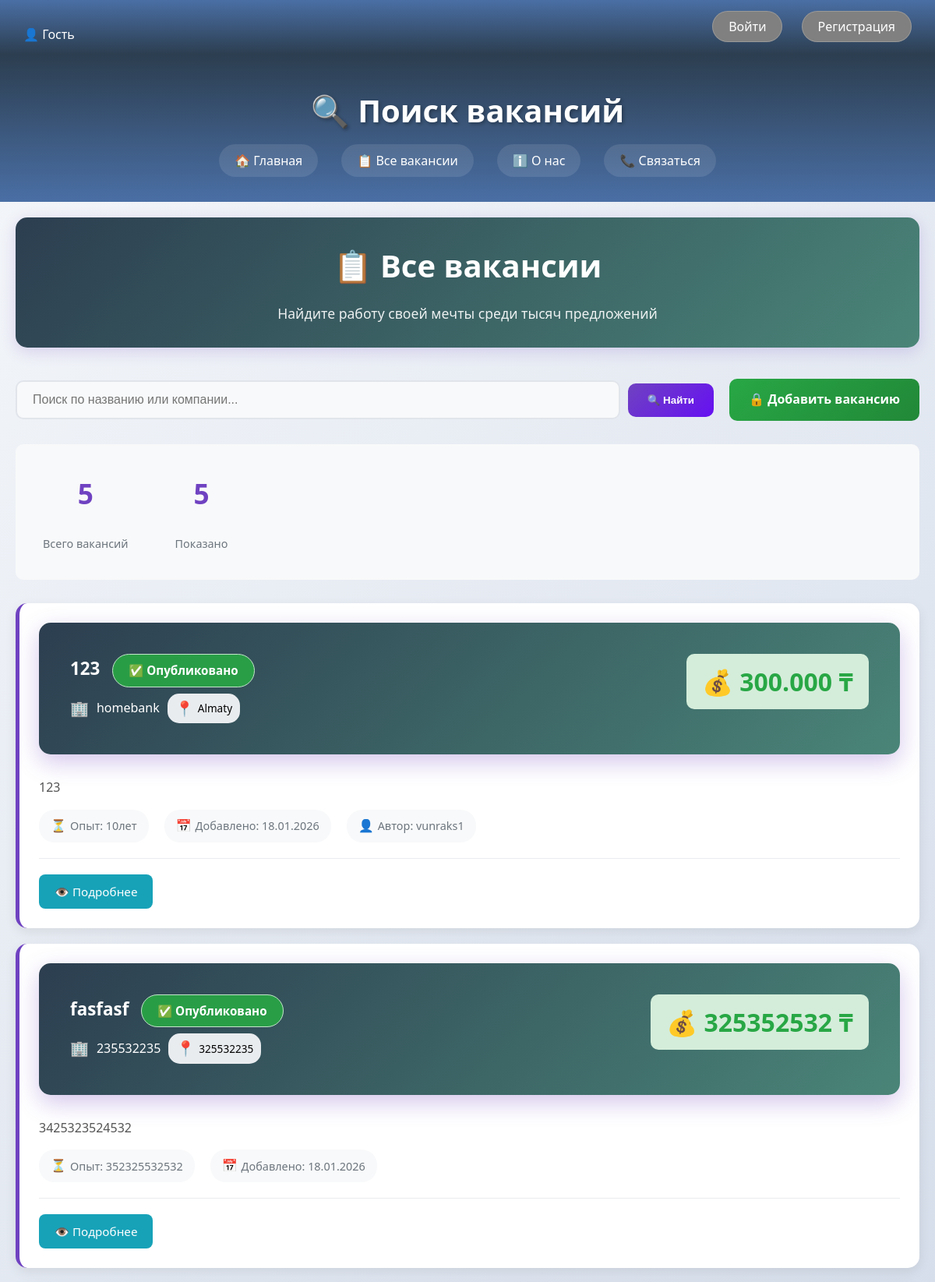
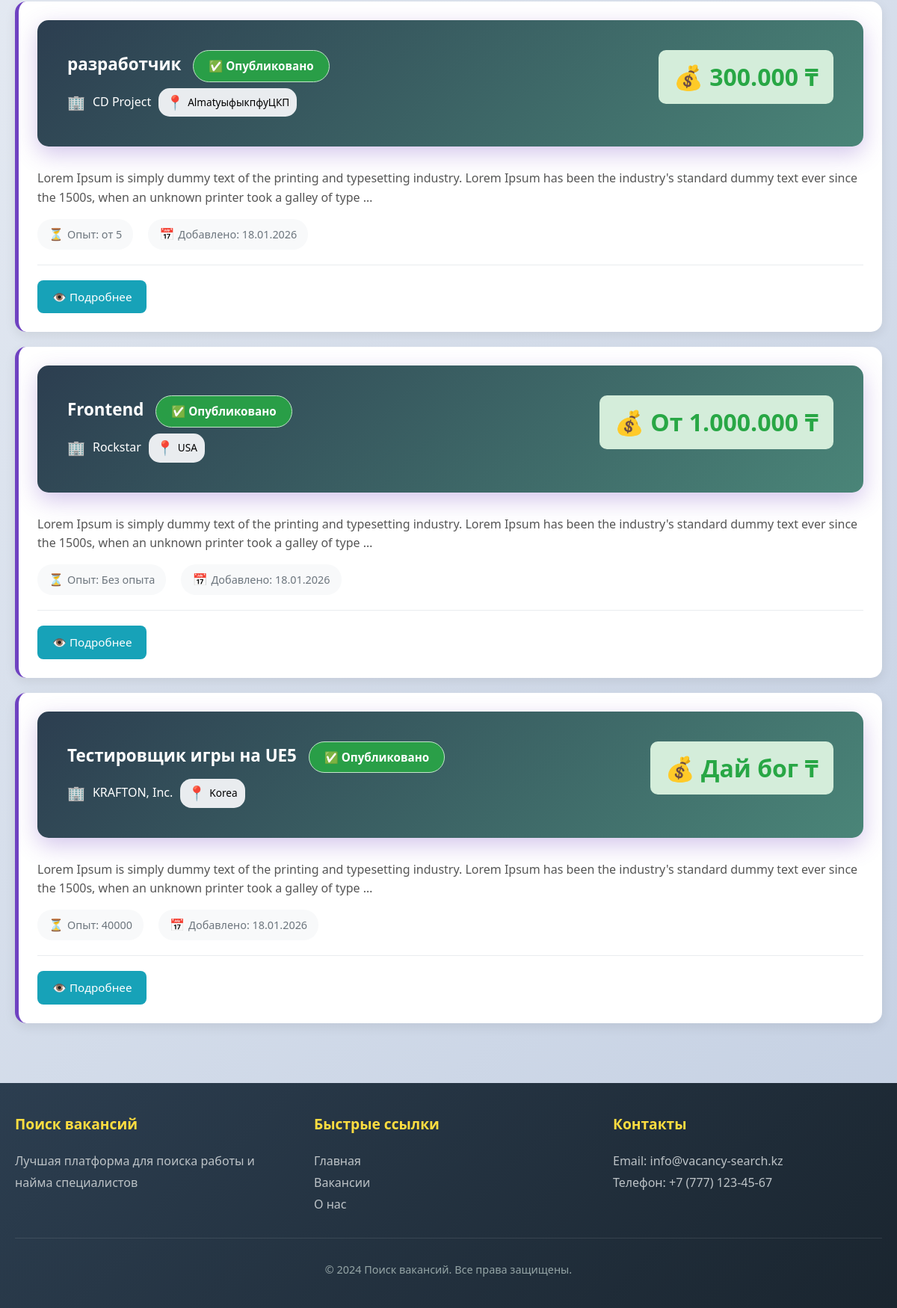
Page /vacancies/ on the committed database (2 pictures, top to bottom).
### blog/models.py (models this page shows, shortened)
class Vacancy(models.Model):
    STATUS_CHOICES = [
        ('moderation', 'На модерации'),
        ('published', 'Опубликовано'),
        ('rejected', 'Отклонено'),
    ]
    author = models.ForeignKey(
        User,
        on_delete=models.CASCADE,
        verbose_name="Автор",
        related_name='vacancies',
        null=True,
        blank=True
    )
    title = models.CharField(max_length=255, verbose_name="Название")
    description = models.TextField(verbose_name="Описание")
    company = models.CharField(max_length=255, verbose_name="Компания")
    location = models.CharField(max_length=255, verbose_name="Местоположение", default="")
    status = models.CharField(max_length=20, choices=STATUS_CHOICES, default='moderation', verbose_name="Статус")
    salary = models.CharField(max_length=100, verbose_name="Зарплата", blank=True, null=True)
    experience = models.CharField(max_length=100, verbose_name="Опыт работы", blank=True, null=True)
    created_at = models.DateTimeField(auto_now_add=True, verbose_name="Дата создания")
    updated_at = models.DateTimeField(auto_now=True, verbose_name="Дата обновления")
    class Meta:
        verbose_name = "Вакансия"
        verbose_name_plural = "Вакансии"
    class Meta:
        verbose_name = "Вакансия"
        verbose_name_plural = "Вакансии"
        ordering = ['-created_at']

### blog/views.py (the view)
# urls.py: path('vacancies/', views.vacancy_list, name='vacancy_list'),
def vacancy_list(request):
    vacancies = Vacancy.objects.filter(status='published')
    return render(request, 'vacancy_list.html', {'vacancies': vacancies})

### blog/templates/vacancy_list.html (shortened to what this page needs)
{% extends 'base.html' %}
{% load static %}
{% block content %}
<div class="vacancies-container">
    <div class="page-header">
        <h1>📋 Все вакансии</h1>
        <p>Найдите работу своей мечты среди тысяч предложений</p>
    </div>
    <div class="vacancy-controls">
        <div class="search-box">
            <form method="GET" action="{% url 'vacancy_list' %}" class="search-form">
                <input type="text" name="search" placeholder="Поиск по названию или компании..."
                       value="{{ request.GET.search }}" class="search-input">
                <button type="submit" class="search-btn">🔍 Найти</button>
            </form>
        </div>
        <div class="action-buttons">
            {% if user.is_authenticated %}
                <a href="{% url 'vacancy_create' %}" class="btn-add-vacancy">
                    ➕ Добавить вакансию
                </a>
            {% else %}
                <a href="{% url 'login' %}" class="btn-add-vacancy" title="Войдите, чтобы добавить вакансию">
                    🔒 Добавить вакансию
                </a>
            {% endif %}
        </div>
    </div>
    <div class="vacancy-stats">
        <div class="stat-item">
            <span class="stat-number">{{ vacancies.count }}</span>
            <span class="stat-label">Всего вакансий</span>
        </div>
        <div class="stat-item">
            <span class="stat-number">{{ vacancies|length }}</span>
            <span class="stat-label">Показано</span>
        </div>
    </div>
    <div class="vacancies-list">
        {% if vacancies %}
            {% for vacancy in vacancies %}
                <div class="vacancy-card">
                    <div class="vacancy-header">
                        <div class="vacancy-title-section">
                            <h3>
                                <a href="{% url 'vacancy_detail' vacancy.pk %}" class="vacancy-title">
                                    {{ vacancy.title }}
                                </a>
                                {% if vacancy.status == 'published' %}
                                    <span class="status-badge published">✅ Опубликовано</span>
                                {% elif vacancy.status == 'moderation' %}
                                    <span class="status-badge moderation">⏳ На модерации</span>
                                {% else %}
                                    <span class="status-badge rejected">❌ Отклонено</span>
                                {% endif %}
                            </h3>
                            <div class="vacancy-company">
                                <span class="company-icon">🏢</span>
                                {{ vacancy.company }}
                                {% if vacancy.location %}
                                    <span class="location">
                                        <span class="location-icon">📍</span>
                                        {{ vacancy.location }}
                                    </span>
                                {% endif %}
                            </div>
                        </div>
                        <div class="vacancy-salary">
                            {% if vacancy.salary %}
                                <span class="salary-amount">💰 {{ vacancy.salary }} ₸</span>
                            {% else %}
                                <span class="salary-amount">💰 По договоренности</span>
                            {% endif %}
                        </div>
                    </div>
                    <div class="vacancy-body">
                        <div class="vacancy-description">
                            <p>{{ vacancy.description|truncatechars:200 }}</p>
                        </div>
                        <div class="vacancy-details">
                            {% if vacancy.experience %}
                                <span class="detail-item">
                                    <span class="detail-icon">⏳</span>
                                    Опыт: {{ vacancy.experience }}
                                </span>
                            {% endif %}
                            <span class="detail-item">
                                <span class="detail-icon">📅</span>
                                Добавлено: {{ vacancy.created_at|date:"d.m.Y" }}
                            </span>
                            {% if vacancy.author %}
                                <span class="detail-item">
                                    <span class="detail-icon">👤</span>
                                    Автор: {{ vacancy.author.username }}
                                </span>
                            {% endif %}
                        </div>
                    </div>
                    <div class="vacancy-footer">
                        <div class="vacancy-actions">
                            <a href="{% url 'vacancy_detail' vacancy.pk %}" class="btn-view">
                                👁️ Подробнее
                            </a>
                        </div>
                    </div>
                </div>
            {% endfor %}
        {% endif %}
    </div>
</div>
{% endblock %}

### blog/templates/base.html (shortened to what this page needs)
{% load static %}
<!DOCTYPE html>
<html lang="ru">
<head>
    <link rel="stylesheet" href="{% static 'css/style.css' %}">
</head>
<body>
    <div class="user-panel">
        <div class="user-info">
            {% if user.is_authenticated %}
                👤 <strong>{{ user.username }}</strong>
            {% else %}
                👤 Гость
            {% endif %}
        </div>
        <div class="user-links">
            {% if user.is_authenticated %}
                <a href="{% url 'profile' %}">Профиль</a>
                <a href="{% url 'logout' %}">Выйти</a>
            {% else %}
                <a href="{% url 'login' %}">Войти</a>
                <a href="{% url 'register' %}">Регистрация</a>
            {% endif %}
        </div>
    </div>
    <header>
        <h1>🔍 Поиск вакансий</h1>
        <nav>
            <ul>
                <li><a href="{% url 'home_page' %}">🏠 Главная</a></li>
                <li><a href="{% url 'vacancy_list' %}">📋 Все вакансии</a></li>
                <li><a href="{% url 'about_page' %}">ℹ️ О нас</a></li>
                <li><a href="{% url 'contact_page' %}">📞 Связаться</a></li>
            </ul>
        </nav>
    </header>
    <main>
        {% block content %}{% endblock %}
    </main>
    <footer>
        <div class="footer-content">
            <div class="footer-section">
                <h3>Поиск вакансий</h3>
                <p>Лучшая платформа для поиска работы и найма специалистов</p>
            </div>
            <div class="footer-section">
                <h3>Быстрые ссылки</h3>
                <p><a href="{% url 'home_page' %}">Главная</a></p>
                <p><a href="{% url 'vacancy_list' %}">Вакансии</a></p>
                <p><a href="{% url 'about_page' %}">О нас</a></p>
            </div>
            <div class="footer-section">
                <h3>Контакты</h3>
                <p>Email: info@vacancy-search.kz</p>
                <p>Телефон: +7 (777) 123-45-67</p>
            </div>
        </div>
        <div class="footer-bottom">
            <p>&copy; 2024 Поиск вакансий. Все права защищены.</p>
        </div>
    </footer>
</body>
</html>

### rows in the picture
Vacancy: title "123", status "✅ Опубликовано", company "homebank", location "Almaty", salary "300.000", description "123", experience "10лет", created_at "18.01.2026", author.username "vunraks1"
Vacancy: title "fasfasf", status "✅ Опубликовано", company "235532235", location "325532235", salary "325352532", description "3425323524532", experience "352325532532", created_at "18.01.2026"
Vacancy: title "разработчик", status "✅ Опубликовано", company "CD Project", location "AlmatyыфыкпфуЦКП", salary "300.000", description "Lorem Ipsum is simply dummy text of the printing and typesetting industry. Lorem Ipsum has been the industry's standard dummy text ever since the 1500s, when an unknown printer took a galley of type …", experience "от 5", created_at "18.01.2026"
Vacancy: title "Frontend", status "✅ Опубликовано", company "Rockstar", location "USA", salary "От 1.000.000", description "Lorem Ipsum is simply dummy text of the printing and typesetting industry. Lorem Ipsum has been the industry's standard dummy text ever since the 1500s, when an unknown printer took a galley of type …", experience "Без опыта", created_at "18.01.2026"
Vacancy: title "Тестировщик игры на UE5", status "✅ Опубликовано", company "KRAFTON, Inc.", location "Korea", salary "Дай бог", description "Lorem Ipsum is simply dummy text of the printing and typesetting industry. Lorem Ipsum has been the industry's standard dummy text ever since the 1500s, when an unknown printer took a galley of type …", experience "40000", created_at "18.01.2026"

### other values in the picture
{{ vacancies.count }} "5"
{{ vacancies|length }} "5"
